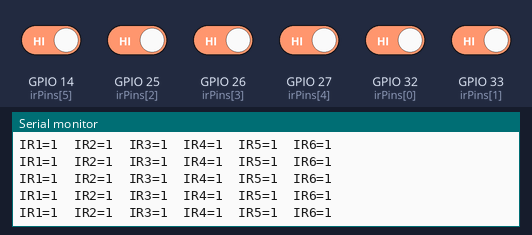
Simulated run of this sketch. Board: ESP32. On the bench: the last lines printed to the serial monitor. Inputs (shaded band) come from the test bench; at power-on: GPIO 14 (irPins[5]), GPIO 25 (irPins[2]), GPIO 26 (irPins[3]), GPIO 27 (irPins[4]), GPIO 32 (irPins[0]), GPIO 33 (irPins[1]) HIGH.

Above: at 1.7 s.
1.8 s: GPIO 14 (irPins[5]) driven LOW
At 2.06 s:
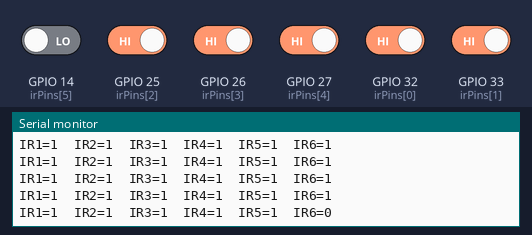
3.3 s: GPIO 25 (irPins[2]) driven LOW
At 3.46 s:
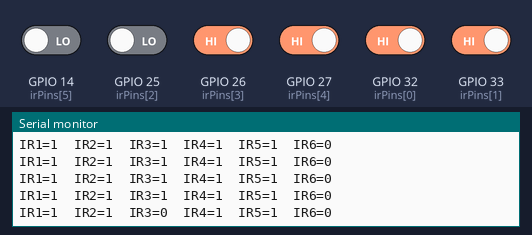
4.8 s: GPIO 26 (irPins[3]) driven LOW
At 5.06 s:
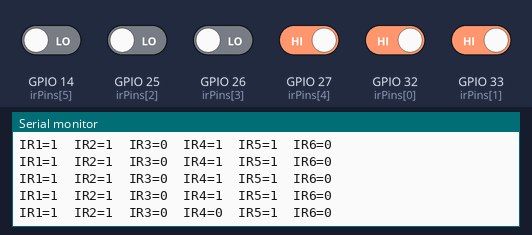
6.3 s: GPIO 27 (irPins[4]) driven LOW
At 6.47 s:
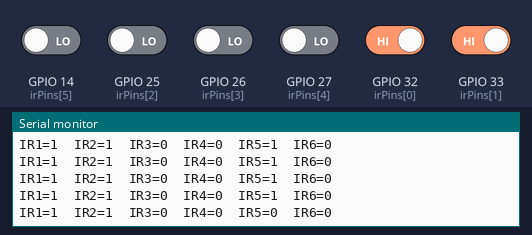
7.8 s: GPIO 32 (irPins[0]) driven LOW
At 8.07 s:
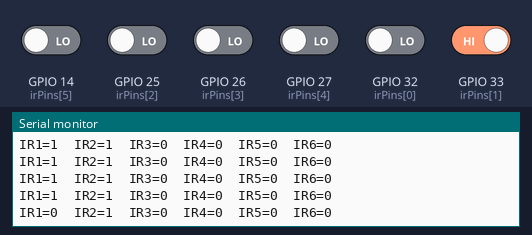
9.3 s: GPIO 33 (irPins[1]) driven LOW
At 9.47 s:
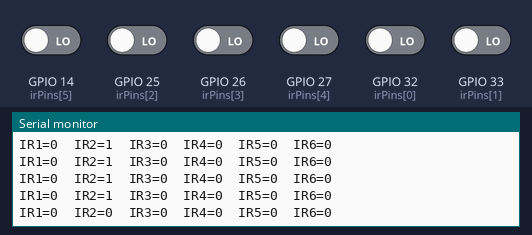

Measured:
- after the input at 1.8 s, the serial monitor: prints a new line after 0.11 s (image 1)
- after the input at 3.3 s, the serial monitor: prints a new line at once (image 2)
- after the input at 4.8 s, the serial monitor: prints a new line after 0.11 s (image 3)
- after the input at 6.3 s, the serial monitor: prints a new line at once (image 4)
- after the input at 7.8 s, the serial monitor: prints a new line after 0.11 s (image 5)
- after the input at 9.3 s, the serial monitor: prints a new line at once (image 6)

The sketch:

ir-sensor-test.ino
```cpp
// Simple 6 IR sensor test for ESP32.
// Open Serial Monitor at 115200 baud.

const uint8_t IR_COUNT = 6;

// Connect each IR sensor OUT/SIGNAL pin to these ESP32 GPIO pins.
// Connect all IR VCC pins to 3V3 and all GND pins to ESP32 GND.
const uint8_t irPins[IR_COUNT] = {
  32,  // IR1 OUT
  33,  // IR2 OUT
  25,  // IR3 OUT
  26,  // IR4 OUT
  27,  // IR5 OUT
  14   // IR6 OUT
};

void setup() {
  Serial.begin(115200);
  delay(500);

  for (uint8_t i = 0; i < IR_COUNT; i++) {
    pinMode(irPins[i], INPUT);
  }

  Serial.println("6 IR sensor test started");
  Serial.println("Format: IR1 IR2 IR3 IR4 IR5 IR6");
}

void loop() {
  for (uint8_t i = 0; i < IR_COUNT; i++) {
    int reading = digitalRead(irPins[i]);

    Serial.print("IR");
    Serial.print(i + 1);
    Serial.print("=");
    Serial.print(reading);

    if (i < IR_COUNT - 1) {
      Serial.print("  ");
    }
  }

  Serial.println();
  delay(200);
}
```
